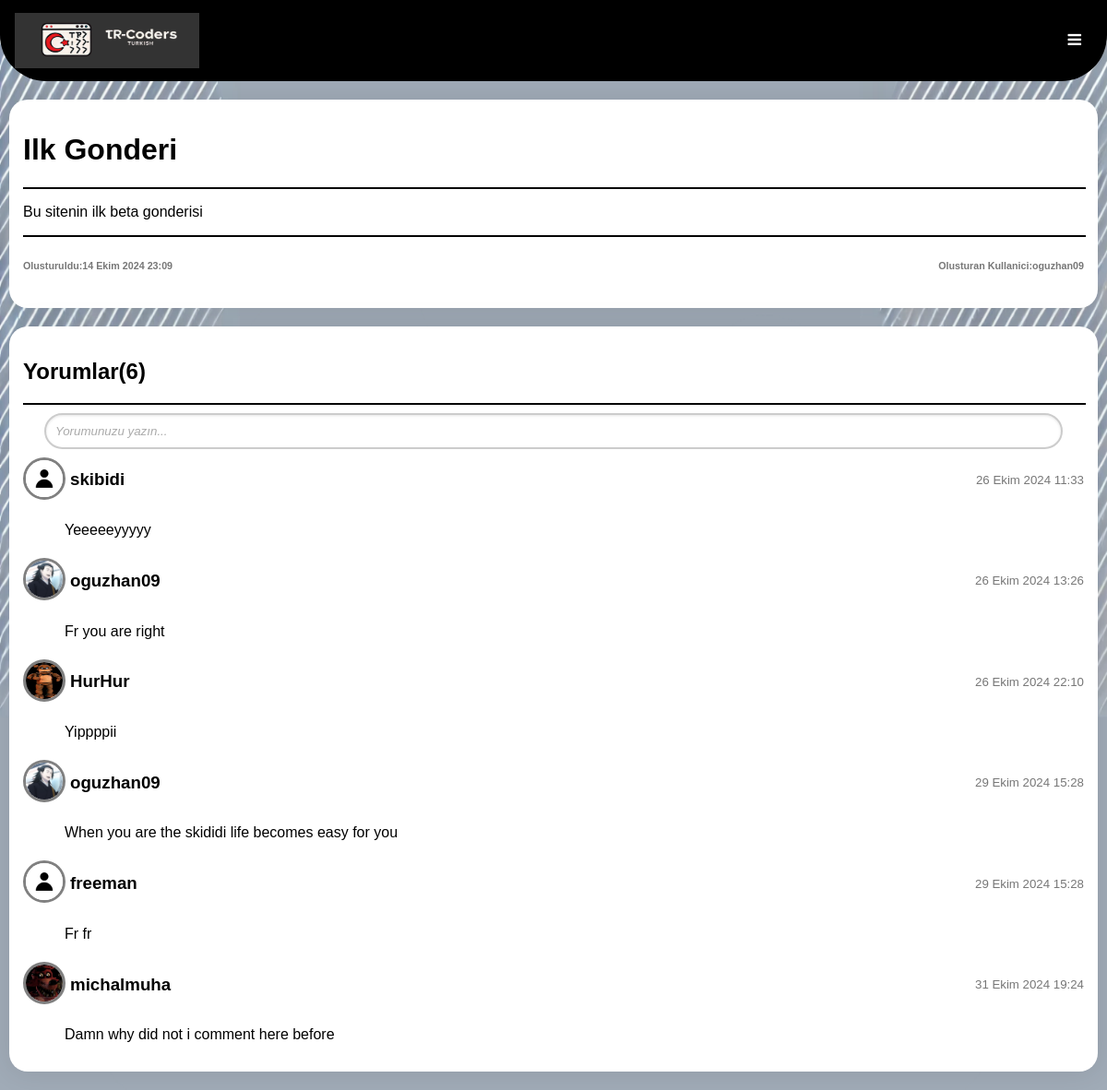
/posts/detail_mobile/1/, run on the app's committed database.
### TRCodersTrying/models.py (models this page shows, shortened)
class Post(models.Model):
    title=models.CharField(max_length=120,blank=False,verbose_name="Baslik")
    icerik=RichTextField()
    draft=models.BooleanField(default=False,verbose_name="Taslak olussunmu?")
    image=models.ImageField(upload_to='images/',blank=True, null=True,verbose_name="Fotgraf ekle")
    user = models.ForeignKey(User, on_delete=models.CASCADE)
    created_date=models.DateTimeField(auto_now_add=True) #Ilk duzeldilende
    updated_date=models.DateTimeField(auto_now=True) #Sonra dan edit edilende
    class Meta :
        verbose_name="Gonderilerim"
        verbose_name_plural="Gonderilerim"
        ordering=["id"]

class Comment(models.Model):
    post=models.ForeignKey(Post,verbose_name='Post',related_name='comment',on_delete=models.CASCADE)
    user = models.ForeignKey(User, on_delete=models.CASCADE,default=1)
    comment_icerik=models.TextField(max_length=200,verbose_name='icerik')
    created_date=models.DateTimeField(auto_now_add=True)
    class Meta:
        verbose_name='Yorum'
        verbose_name_plural='Yorumlar'

### users/models.py (models this page shows, shortened)
class UserProfile(models.Model):
    TAG_CHOICES = [
        ('newbie', 'Newbie'),
        ('skilled', 'Skilled'),
        ('admin', 'Admin'),
        ('professional', 'Professional'),
    ]
    user=models.ForeignKey(User,on_delete=models.CASCADE,related_name="profiles")
    profile_photo=models.ImageField(upload_to=user_directory_path,default='default/default_pfp.jpg')
    tag = models.CharField(max_length=20, choices=TAG_CHOICES, default='newbie')
    first_join_date=models.DateTimeField(auto_now=True)
    solved_problem_count = models.PositiveIntegerField(default=0)
    class Meta:
        verbose_name_plural="Kullanici bilgileri"

### TRCodersTrying/views.py (the view, shortened to what this page needs)
# urls.py: path('detail_mobile/<int:pk>/',post_detail_mobile,name='post_detail_mobile'),
def post_detail_mobile(request,pk):
    post=get_object_or_404(Post,pk=pk)
    scroll_to_top = False
    comments = post.comment.all()
    commentform=Commentform(request.POST or None)
    if request.user.is_authenticated:
        user=UserProfile.objects.filter(user__username=request.user.username)
        return render(request,'posts/detail_mobile.html',context={'post':post,'commentform':commentform,'scroll_to_top': scroll_to_top,'comments':comments,'profile':user[0]})
    return render(request,'posts/detail_mobile.html',context={'post':post,'commentform':commentform,'scroll_to_top': scroll_to_top,'comments':comments})

### TRCodersTrying/forms.py
class Commentform(forms.ModelForm):
    class Meta:
        model=Comment
        fields=['comment_icerik']

### templates/posts/detail_mobile.html (shortened to what this page needs)
<html lang="tr">
  <head>
    {% load static %}
    <link rel="stylesheet" href="https://cdnjs.cloudflare.com/ajax/libs/font-awesome/4.7.0/css/font-awesome.min.css">
    <div class="topnav" style="margin:0">
      <a href="{% url 'index:index_mobile' %}" style="margin-left:0;text-align:left;" class="active"><img src="{% static 'img/Logo2.png' %}" width="200" height="60" ></a>
      <a href="javascript:void(0);" class="icon" onclick="myFunction()">
        <i class="fa fa-bars"></i>
      </a>
    </div>
  </head>
  <body>
    <div class="container">
        <h1>{{post.title}}</h1>
        <hr style="border: 1px solid black; width: 100%; margin: auto;">
        <p>{{post.icerik|safe}}</p>
        <hr style="border: 1px solid black; width: 100%; margin: auto;">
        <div style="display: flex;justify-content: space-between;">
        <h6 style="color: #777;">Olusturuldu:{{post.created_date}}</h6>
        <h6 style="color: #777;">Olusturan Kullanici:{{post.user}}</h6>
        </div>
    </div>
    <div class="container2">
        <h2>Yorumlar({{post.comment.all|length}})</h2>
        <hr style="border: 1px solid black; width: 100%; margin: auto;">
        <div style="margin-top: 5px;">
            <div style="text-align: center;display: block;border-radius: 20px;"  id="helpdiv">
                <input type="text" id="commentInput" placeholder="Yorumunuzu yazın..." onclick="expandTextarea()">
            </div>
        </div>
        {% if post.comment.all %}
          {% for comment in post.comment.all %}
            <div style="display: flex;justify-content: space-between;">
            <div style="display: flex;">
            {% with profile=comment.user.profiles.first %}
                {% if profile and profile.profile_photo %}
                <img src="{{ profile.profile_photo.url }}"  width="40" height="40" style="border-radius: 50%;border: 3px solid gray;margin-top: 5px;margin-right: 5px;">
                {% endif %}
            {% endwith %}
                <h3>{{comment.user}}</h3>
            </div>
             <h5 style="font-weight: normal;color: #777;">{{comment.created_date}}</h5>
            </div>
            <div style="display: flex;justify-content: space-between;">
                <p style="margin-left: 45px;">{{comment.comment_icerik|safe}}</p>
            </div>
          {% endfor %}
        {% else %}
        <div style="text-align: center;">
           <p>Burada hic bir sey yok</p>
        </div>
        {% endif %}
    </div>
</body>

### data on the page
Post: title "Ilk Gonderi", icerik "Bu sitenin ilk beta gonderisi", created_date "14 Ekim 2024 23:09", user "oguzhan09", comment.all|length "6"
Comment: user.profiles.first.profile_photo (placeholder picture), user "skibidi", created_date "26 Ekim 2024 11:33", comment_icerik "Yeeeeeyyyyy"
Comment: user.profiles.first.profile_photo (picture), user "oguzhan09", created_date "26 Ekim 2024 13:26", comment_icerik "Fr you are right"
Comment: user.profiles.first.profile_photo (picture), user "HurHur", created_date "26 Ekim 2024 22:10", comment_icerik "Yippppii"
Comment: user.profiles.first.profile_photo (picture), user "oguzhan09", created_date "29 Ekim 2024 15:28", comment_icerik "When you are the skididi life becomes easy for you"
Comment: user.profiles.first.profile_photo (placeholder picture), user "freeman", created_date "29 Ekim 2024 15:28", comment_icerik "Fr fr"
Comment: user.profiles.first.profile_photo (picture), user "michalmuha", created_date "31 Ekim 2024 19:24", comment_icerik "Damn why did not i comment here before"
